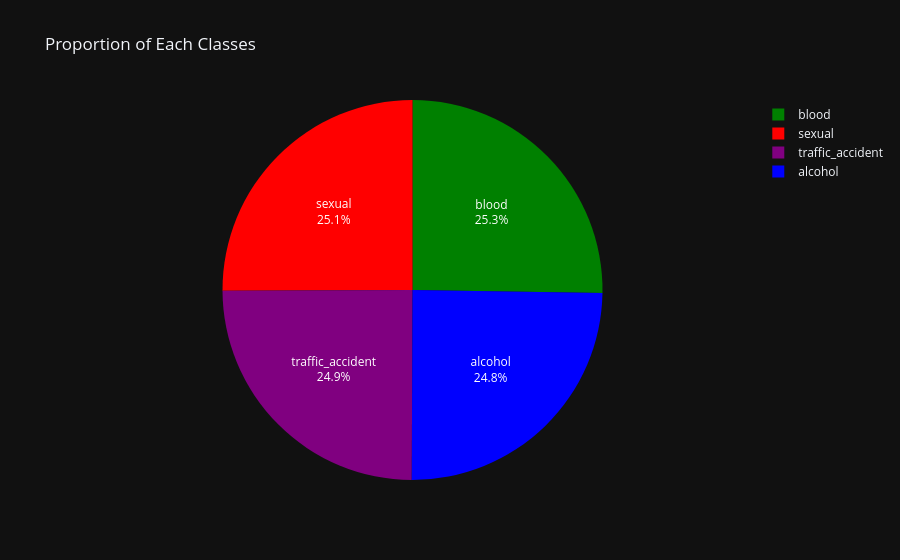

Notebook source saved alongside this figure:
### Code cell
fig = go.Figure(data=[go.Pie(
    labels=class_names,
    values=train_counts,
    textinfo='percent+label',
    marker=dict(colors=['blue', 'green', 'red', 'purple']),
)])

fig.update_layout(
    title="Proportion of Each Classes",
    template="plotly_dark",
)

fig.show()

### Figure 1 — Plotly figure (JSON) as saved in the notebook; plotly's stock layout.template omitted (floating-point values rounded to 4 significant figures)
{"data": [{"labels": ["alcohol", "blood", "sexual", "traffic_accident"], "marker": {"colors": ["blue", "green", "red", "purple"]}, "textinfo": "percent+label", "values": [397, 404, 401, 398], "type": "pie"}], "layout": {"title": {"text": "Proportion of Each Classes"}}}
